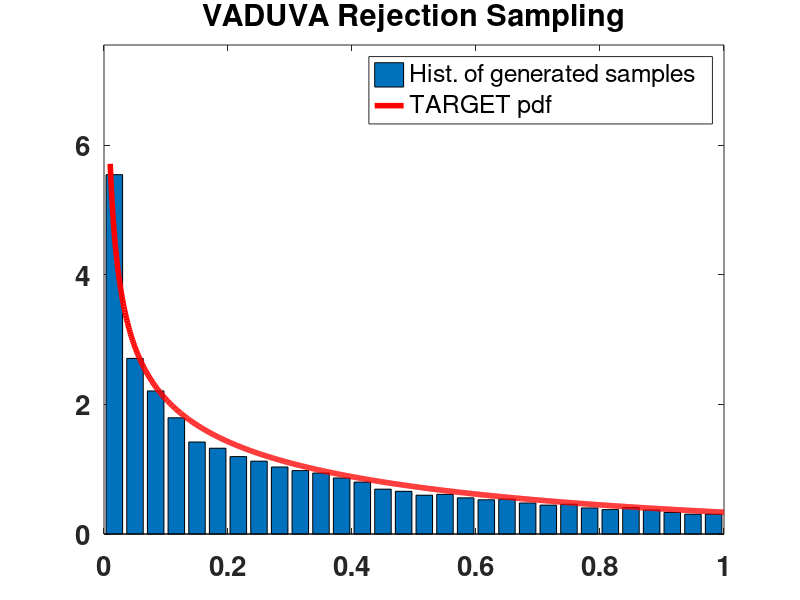

This figure's MATLAB source:
%%%%%%%%%%%%%%%%%%%%%%%%%%%%%%%%%%%%%%%%%%%%%%%%%%%%%%%%%%%%%%%%%%%%%%%%
%%%% DRAWING N_samples SAMPLES for a Gamma PDF restricted in [0,1],
%%%% via Rejection Sampling  (VADUVA's VERSION)
%%%%%%%%%%%%%%%%%%%%%%%%%%%%%%%%%%%%%%%%%%%%%%%%%%%%%%%%%%%%%%%%%%%%%%%%
clear all
close all
clc
%%%%%%%
N_samples=20000; %%%% number of desired samples 
disp('-------------------------------------------------------------------------------------------')
disp(['DRAWING N_samples = ',num2str(N_samples),' SAMPLES for a Gamma PDF restricted in [0,1]'])
disp('via VADUVA Rejection Sampling')
disp('-------------------------------------------------------------------------------------------')
disp(' ')
%%%%
a=0.6; %%%% a>0 
%%%%%%
disp('-------------------------------------------------------------------------------------------')
disp(' ')
disp('TARGET PDF x^(a-1)*exp(-x) with x \in [0,1]')
disp(['with a = ',num2str(a)])
disp('-------------------------------------------------------------------------------------------')
disp(' ')
Tar=@(x) x.^(a-1).*exp(-x);
%%%%%%%%%%%%%%%%%%%%%%%%%%
%%%% START             %%%
%%%%%%%%%%%%%%%%%%%%%%%%%%
x=[]; %%% vector of accepted samples 
count_acc_samples=0; %%% counting samples iterations 
t=0; %%% counting total iterations 
%%%%%%
while count_acc_samples<N_samples 
   t=t+1; 
   %%%%%%%%%%%%%%%%%%%%%%%%%%%%%%%%%%%%%% 
   %%%% DRAWING A SAMPLE FROM a*x^(a-1) 
   u1=rand(1,1);
   x_pr=u1^(1/a);
   %%%%%%%%%%%%%%%%%%%%%%%%%%%%%%%%%%%%%% 
   %%%% DRAWING A SAMPLE FROM exp(-x) 
   u2=rand(1,1);
   z_pr=-log(u2);
   %%%%%%%%%%%%%%%%%%%%%%%%%%%%%%%%%%%%%%
   %%%%%%  VADUVA's RS TEST %%%%%%%%%%%%%
   if x_pr<=z_pr
       x(count_acc_samples+1)=x_pr;
       count_acc_samples=count_acc_samples+1;
   end
end %%%% END MAIN LOOP (WHILE)
%%%%%%%%%
AR=count_acc_samples/t; %%% Acceptance Rate in this run
disp(['Acceptance Rate in this run : ',num2str(AR)])
%%%%%%%%%%%%%%%%%%%%%%%%%%%%%%%%%%%%%%%%%%%%%%%%%%%%%%%%%%%%%%%%%%%%%%%%%%%
%%% POSSIBLE PLOT
plotyes=1;
if plotyes==1
    close all
    hold on
    [e,b]=hist(x,30);
    Zbar=sum(e*(b(2)-b(1)));
    hold on
    set(gca,'FontWeight','Bold','FontSize',20)
    box on
    bar(b,1/Zbar*e)
    step1=0.001;
    x1=0.01:step1:1;
    Z=sum(Tar(x1)*step1);
    plot(x1,(1/Z)*Tar(x1),'r','LineWidth',4)
    legend('Hist. of generated samples','TARGET pdf')
    axis([0 1 0 max(1/Zbar*e)+2])
    title('VADUVA Rejection Sampling')
end
